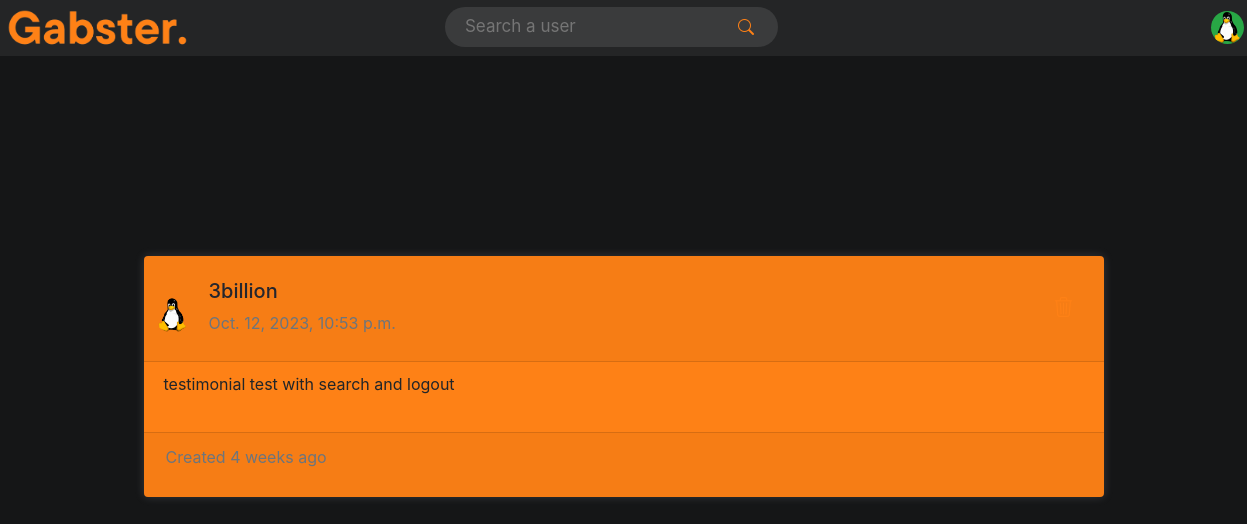
The page /testimonials/gabster/1/?came_from=profile (signed in) on the database its author committed.
### accounts/models.py (models this page shows, shortened)
class UserAccount(AbstractBaseUser):
    email = models.EmailField(verbose_name='email', max_length=60, unique=True)
    username = models.CharField(max_length=20, unique=True)  # I put it as true
    date_joined = models.DateField(verbose_name='date joined', auto_now_add=True)
    last_login = models.DateTimeField(verbose_name='last login', auto_now='True')
    is_admin = models.BooleanField(default=False)
    is_active = models.BooleanField(default=True)
    is_staff = models.BooleanField(default=False)
    is_email_verified = models.BooleanField(default=False)
    is_superuser = models.BooleanField(default=False)
    profile_image = models.ImageField(upload_to='profile_images', blank=True, null=True,
                                      default='default.png')
    profile_cover = models.ImageField(upload_to='profile_covers', blank=True, null=True,
                                      default='default.png')
    profile_song = models.FileField(upload_to=get_profile_song_filepath, blank=True, null=True, default=None)
    profile_background = models.ImageField(upload_to='profile_backgrounds', blank=True, null=True,
                                           default='background.png')
    hide_email = models.BooleanField(default=True)
    bio = models.CharField(max_length=300, null=True, blank=True)
    location = models.CharField(max_length=100, null=True, blank=True)
    color = ColorField(default='#3a3b3c')
    backgroundColor = ColorField(default='linear-gradient(to right, rgba(44,15,85,0.9), rgba(44,15,38, 0.9))')
    font_preference = models.CharField(max_length=50, default='"Poppins", sans-serif')
    USERNAME_FIELD = 'username'
    REQUIRED_FIELDS = ['email']
    objects = MyAccountManager()

### testimonials/models.py (models this page shows, shortened)
class Testimonial(models.Model):
    user_from = models.ForeignKey(UserAccount, on_delete=models.CASCADE, related_name='testimonials_given')
    user_to = models.ForeignKey(UserAccount, on_delete=models.CASCADE, related_name='testimonials_received')
    content = models.TextField()
    createdAt = models.DateTimeField(default=timezone.now)

### testimonials/views.py (the view)
# urls.py: re_path(r'^testimonials/(?P<user_to_username>[\w.@+-]+)/(?P<testimonial_id>\d+)/$', testimonial_detail,
@login_required
def testimonial_detail(request, user_to_username, testimonial_id):
    user = get_object_or_404(UserAccount, username=user_to_username)
    testimonial = get_object_or_404(Testimonial, pk=testimonial_id, user_to=user)
    came_from = request.GET.get('came_from', 'profile')  # Get the 'came_from' parameter from the URL
    return render(request, 'testimonial/testimonial_detail.html', {'testimonial': testimonial, 'came_from': came_from})

### templates/testimonial/testimonial_detail.html (shortened to what this page needs)
{% extends "profile/header.html" %}
{% load static %}
{% block content %}
<div class="container d-flex justify-content-center align-items-center" style="min-height: 80vh;">
    <div class="card rounded" style="width: 60rem;max-height: none; background: {{ user.color}};">
        <div class="card-header d-flex justify-content-between">
            <a style="text-decoration: none;padding-top: 15px;" href="{% url 'profile' username=testimonial.user_from.username %}">
                <div class="d-flex align-items-center">
                    <img class="img-xs rounded-circle" src="{{ testimonial.user_from.profile_image.url }}" alt="" style = "object-fit: cover" style="margin-right: 15px">
                    <div style="padding: 0px 0px 0px 10px" class="ml-2">
                        <h5  style="color:#24262e;">{{ testimonial.user_from.username }}</h5>
                        <p class="tx-11 text-muted">{{ testimonial.createdAt }}</p>
                    </div>
                </div>
            </a>
            {% if user == testimonial.user_from or user == testimonial.user_to %}
                        {% if came_from == 'profile' %}
                    <button type="button" id="delete" class="btn-sm delete-button" data-toggle="modal" data-target="#deleteTestimonialModal" data-came-from="profile">
                        <i style="padding-right: 18px" class="bi bi-trash3"></i>
                    </button>
                         {% elif came_from == 'view_testimonials' %}
                    <button type="button" id="delete" class="btn-sm delete-button" data-toggle="modal" data-target="#deleteTestimonialModal" data-came-from="view_testimonials">
                        <i style="padding-right: 18px" class="bi bi-trash3"></i>
                    </button>
                        {% endif %}
                    {% endif %}
        </div>
        <div class="card-body" style="max-height: none;">
            <p class="mb-3 tx-14">{{ testimonial.content }}</p>
        </div>
        <div class="card-footer">
            <div class="d-flex justify-content-between">
                <p style="padding-left: 12px;" class="tx-11 text-muted">Created {{ testimonial.createdAt | timesince }} ago</p>
            </div>
        </div>
    </div>
</div>
{% endblock %}

### templates/profile/header.html (shortened to what this page needs)
{% load static %}
<!DOCTYPE html>
<html lang="en">
<head>
    <link href="https://cdn.jsdelivr.net/npm/bootstrap@5.3.2/dist/css/bootstrap.min.css" rel="stylesheet">
    <link rel="stylesheet" href="https://cdn.jsdelivr.net/npm/bootstrap-icons@1.11.1/font/bootstrap-icons.css">
    <link rel="stylesheet" href="https://cdnjs.cloudflare.com/ajax/libs/font-awesome/5.15.3/css/all.min.css">
    <link rel="stylesheet" href="https://stackpath.bootstrapcdn.com/bootstrap/4.5.2/css/bootstrap.min.css">
    <link href="{% static 'profile/main.css' %}" rel="stylesheet">
</head>
<body>
    <div class="header">
        <header id="header">
    <a id="logo" href="{% url 'profile' request.user.username %}">
        <img src="{% static 'profile/orange.png' %}" id="logo">
    </a>
        <form id='searchForm' class ="box" action = "{% url 'search' %}" method="get">
                <input class="input input--text" id="formInput#search" type="text" name="search_query"
                       placeholder="Search a user" value="{{ search_query }}"/>
                <button type="submit"><i class="bi bi-search" value="Search"></i></button>
        </form>
<div class="dropdown">
    <a class = "btn btn-success btn-l mt-3" id="button">
        <img src="{{ user.profile_image.url }}" >
    </a>
</div>
        </header>
    </div>
    {% block content %} {% endblock %}
</body>
</html>

### static_my_project/profile/main.css (style rules this page uses)
body { background-color: #151617; background-repeat: no-repeat; background-attachment: fixed; background-size: cover; }
#header { background-color: #242526 ; color: #242526; height: 7vh; display: flex; justify-content: space-between; align-items: center; padding: 0px 10px 2px 0px; }
#logo { color: white; text-decoration: none; height: 6vh; margin-bottom: 8px; }
#button { border-radius: 50%; height: 33px; width: 33px; overflow: hidden; align-items: center; justify-content: center; display: flex; border: none; margin-bottom: 16px; margin-right: 10px; }
#button img { width: 60px; height: auto; }
.box { width: 400px; height: 8px; background-color: white; border-radius: 30px; display: flex; align-items: center; padding: 18px 18px 18px 10px; margin-left: 25%; margin-right: 35%; }
.box > button { border: none; background-color: white; }
.box > input { flex: 1; height: 20px; border: none; outline: none; font-size: 17px; padding-left: 10px; background-color: #3a3b3c; color: lightgray; }
.img-xs { width: 37px; height: 37px; }
.rounded-circle { border-radius: 50% !important; background-size: cover; background-position: center center; }
img { vertical-align: middle; border-style: none; }
.card-header:first-child { border-radius: 0 0 0 0; }
.card-header { margin-bottom: -10px; margin-top: -2px; padding-top: 0px; padding-bottom: 0px; padding-right: 10px; padding-left: 20px; }
.card-footer:last-child { border-radius: 0 0 0 0; }
.card-footer { padding-right: 10px; padding-left: 10px; }
.card { box-shadow: 0 0 10px 0 rgba(183, 192, 206, 0.2); -webkit-box-shadow: 0 0 10px 0 rgba(183, 192, 206, 0.2); -moz-box-shadow: 0 0 10px 0 rgba(183, 192, 206, 0.2); -ms-box-shadow: 0 0 10px 0 rgba(183, 192, 206, 0.2); }
.rounded { border-radius: 0.25rem !important; }
.card { position: relative; display: flex; flex-direction: column; min-width: 0; word-wrap: break-word; border: 0px solid #f2f4f9; border-radius: 0.25rem; }
#searchForm { margin-left: 250px; height: 5vh; background-color: #3a3b3c; }
#searchForm button { color: #FE8116; background-color: #3a3b3c; }
.dropdown { position: relative; display: inline-block; transition: background 0.5s, color 0.5s; }
.card-body { border-radius: 100px; border-style: solid; border-width: 0px; }
#delete { margin-right: -6px; background: none; border: none; color: #FE8116; font-size: 20px; }
.card-header { padding: 10px; }

### rows shown on the page
UserAccount: profile_image (placeholder picture)
Testimonial: user_from.profile_image (placeholder picture), user_from.username "3billion", createdAt "Oct. 12, 2023, 10:53 p.m.", content "testimonial test with search and logout", createdAt "4 weeks"
